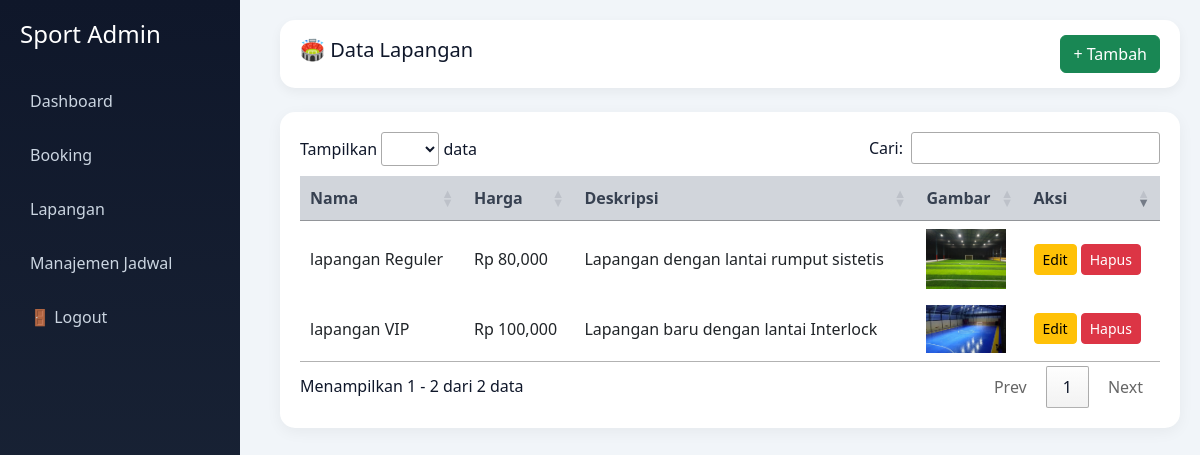
Screenshot of /admin/index.php?menu=lapangan (signed in) with the database file from the repository.
### tables this page shows
CREATE TABLE `lapangan` (
  `id` int(11) NOT NULL,
  `nama_lapangan` varchar(100) DEFAULT NULL,
  `deskripsi` text DEFAULT NULL,
  `harga_per_jam` int(11) DEFAULT NULL,
  `gambar` varchar(255) DEFAULT NULL,
  `created_at` timestamp NOT NULL DEFAULT current_timestamp()
);

### admin/lapangan.php (the view)
<?php
include 'koneksi.php';
$query = mysqli_query($conn, "SELECT * FROM lapangan ORDER BY id DESC");
?>
<div class="content fade-in">
    <div class="topbar mb-4">
        <h5>🏟️ Data Lapangan</h5>
        <a href="index.php?menu=tambah_lapangan" class="btn btn-success">+ Tambah</a>
    </div>
    <div class="table-wrapper">
        <table id="tableAdmin" class="table align-middle">
            <thead>
                <tr>
                    <th>Nama</th>
                    <th>Harga</th>
                    <th>Deskripsi</th>
                    <th>Gambar</th>
                    <th>Aksi</th>
                </tr>
            </thead>
            <tbody>
                <?php while ($row = mysqli_fetch_assoc($query)): ?>
                    <tr>
                        <td><?= $row['nama_lapangan'] ?></td>
                        <td>Rp <?= number_format($row['harga_per_jam']) ?></td>
                        <td><?= $row['deskripsi'] ?></td>
                        <td>
                            <img src="../img/lapangan/<?= $row['gambar'] ?>" width="80">
                        </td>
                        <td>
                            <a href="?menu=edit_lapangan&id=<?= $row['id'] ?>" class="btn btn-warning btn-sm">Edit</a>
                            <a href="hapus_lapangan.php?id=<?= $row['id'] ?>" class="btn btn-danger btn-sm" onclick="return confirm('Yakin hapus lapangan ini?')">Hapus</a>
                        </td>
                    </tr>
                <?php endwhile; ?>
            </tbody>
        </table>
    </div>
</div>

### admin/dashboard.php (style rules this page uses)
body { margin: 0; font-family: 'Segoe UI', sans-serif; background: #f1f5f9; color: #0f172a; }
.content { margin-left: 260px; padding: 20px; }
.topbar { background: #ffffff; padding: 15px 20px; border-radius: 15px; display: flex; justify-content: space-between; align-items: center; box-shadow: 0 4px 12px rgba(0, 0, 0, 0.05); }
.table-wrapper { background: #ffffff; border-radius: 15px; padding: 20px; box-shadow: 0 4px 15px rgba(0, 0, 0, 0.05); }
.table thead { background: #d1d5db; }
.table thead th { background: #d1d5db; }
.table th { color: #374151; padding: 14px; border: none; }
.table td { padding: 14px; border: none; }
.table tbody tr:nth-child(even) { background: #f9fafb; }
.fade-in { animation: fadeIn 0.4s ease-in-out; }

### rows the page displays
lapangan: nama_lapangan "lapangan Reguler", harga_per_jam "80,000", deskripsi "Lapangan dengan lantai rumput sistetis", gambar (picture)
lapangan: nama_lapangan "lapangan VIP", harga_per_jam "100,000", deskripsi "Lapangan baru dengan lantai Interlock", gambar (picture)
